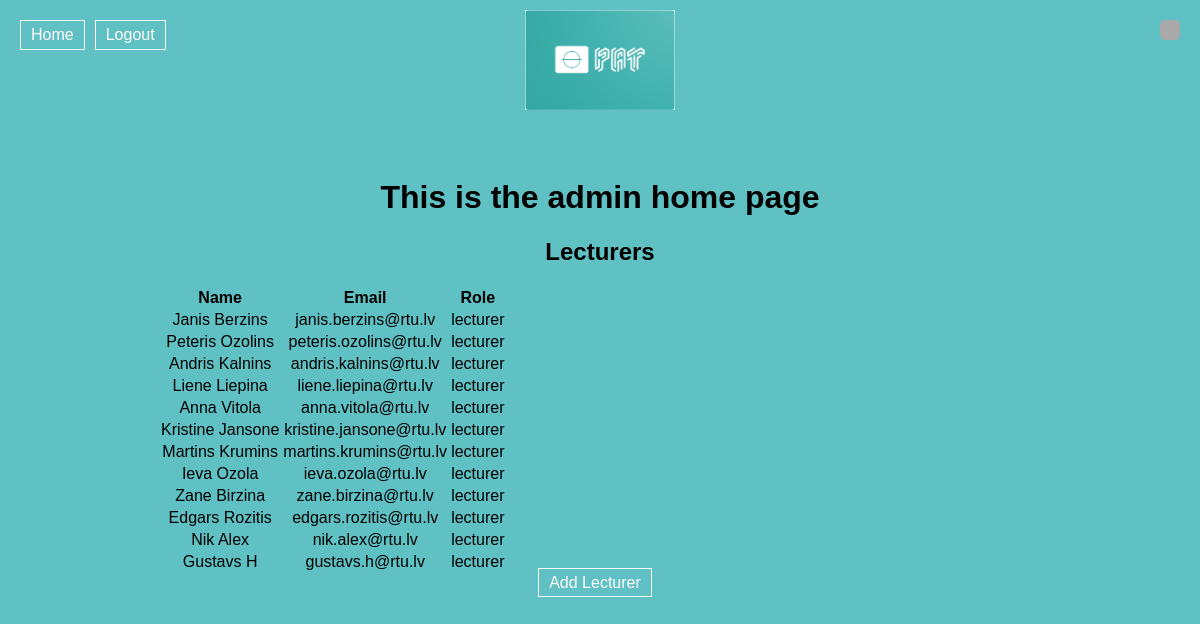
/home_admin (signed in), run on an earlier commit of the app's database.
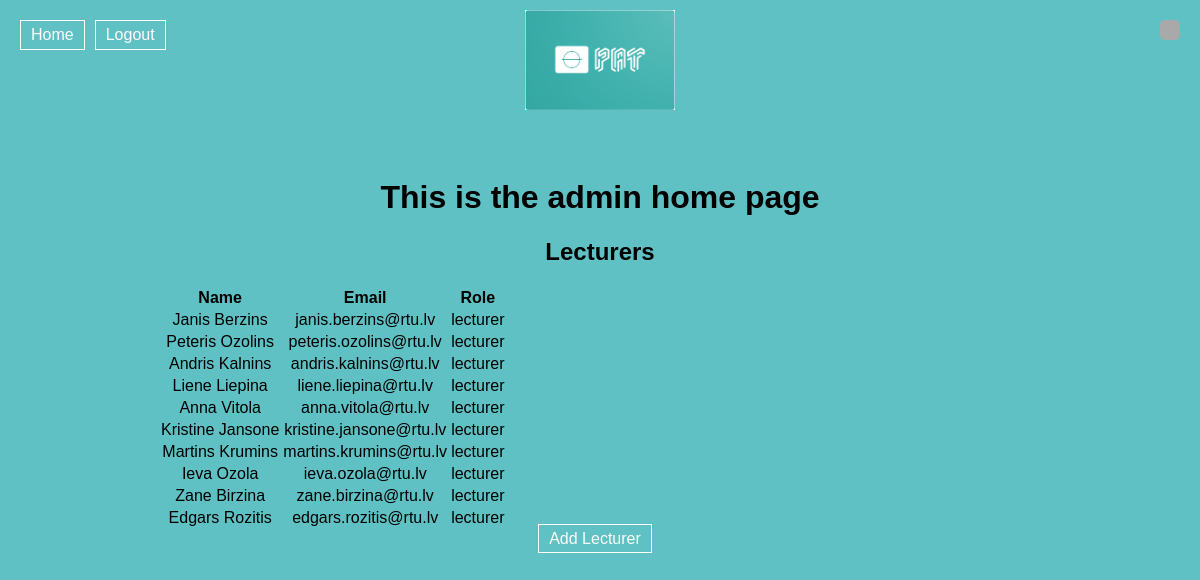
And on a later commit of the database.
### website/models.py (models this page shows)
class User(db.Model, UserMixin):
    id = db.Column(db.Integer, primary_key=True)
    email = db.Column(db.String(150), unique=True)
    password = db.Column(db.String(150))
    first_name = db.Column(db.String(150))
    role = db.Column(db.String(10), default='student')  # Possible values: admin, lecturer, student

### website/views.py (the view)
@views.route('/home_admin')
@login_required
def home_admin():
    if current_user.role == 'admin':
        db_path = 'instance/database.db'
        lecturers = get_lecturers(db_path)
        lecturers_list = [{'id': id, 'email': email, 'first_name': first_name, 'role': role}
                          for id, email, first_name, role in lecturers]
        return render_template("home_admin.html", user=current_user, lecturers=lecturers_list)
    else:
        flash("You are not authorized to access this page.", category="error")
        return redirect(url_for("views.home"))

### fetchLecturers.py (called while the page is built)
def get_lecturers(db_path):
    conn = sqlite3.connect(db_path)
    cur = conn.cursor()
    query = "SELECT id, email, first_name, role FROM user WHERE role='lecturer'"
    cur.execute(query)
    lecturers = cur.fetchall()
    conn.close()
    return lecturers

### website/__init__.py (called while the page is built)
def create_app():
    app = Flask(__name__)
    app.config['SECRET_KEY'] = 'hjshjhdjah kjshkjdhjs'
    app.config['SQLALCHEMY_DATABASE_URI'] = f'sqlite:///{DB_NAME}'
    db.init_app(app)
    from .views import views
    from .auth import auth
    app.register_blueprint(views, url_prefix='/')
    app.register_blueprint(auth, url_prefix='/')
    from .models import User
    create_database(app)
    login_manager = LoginManager()
    login_manager.login_view = 'auth.login'
    login_manager.init_app(app)
    @login_manager.user_loader
    def load_user(id):
        return User.query.get(int(id))
    return app

### website/templates/home_admin.html (shortened to what this page needs)
{% extends "base.html" %}
{% block content %}
<h1>This is the admin home page</h1>
<div class="lecturers-list">
    <h2>Lecturers</h2>
    <table>
        <thead>
            <tr>
                <th>Name</th>
                <th>Email</th>
                <th>Role</th>
            </tr>
        </thead>
        <tbody>
            {% for lecturer in lecturers %}
            <tr>
                <td>{{ lecturer.first_name }}</td>
                <td>{{ lecturer.email }}</td>
                <td>{{ lecturer.role }}</td>
            </tr>
            {% else %}
            <tr>
                <td colspan="3">No lecturers found.</td>
            </tr>
            {% endfor %}
        </tbody>
    </table>
</div>
<a href="{{ url_for('views.add_lecturer') }}" class="btn btn-primary">Add Lecturer</a>
{% endblock %}

### website/templates/base.html (shortened to what this page needs)
<!DOCTYPE html>
<html>
<head>
<img src="../static/PAT_LOGO.png" alt="My Website Logo" class="logo">
</head>
<body>
  <div class="sidebar-buttons"> {% if user.is_authenticated %}
    {% if user.role == 'admin' %}
      <a class="nav-item nav-link" id="home" href="/home_admin">Home</a>
    {% elif user.role == 'lecturer' %}
      <a class="nav-item nav-link" id="home" href="/home_lecturer">Home</a>
    {% else %}
    <a class="nav-item nav-link" id="home" href="/">Home</a>
    {% endif %}
    <a class="nav-item nav-link" id="logout" href="/logout">Logout</a>
  {% else %}
    <a class="nav-item nav-link" id="login" href="/login">Login</a>
    <a class="nav-item nav-link" id="signUp" href="/sign-up">Sign Up</a>
  {% endif %}
  </div>
  <div class="container">
    {% block content %}{% endblock %}
  </div>
  <div id="error-message" class="error-message"></div>
</body>
</html>

### website/templates/base.html (style rules this page uses)
body { background-color: rgb(95, 193, 196); display: flex; min-height: 100vh; flex-direction: column; font-family: Arial, sans-serif; }
.container { flex: 1; text-align: center; padding: 150px; }
.sidebar-buttons { position: fixed; top: 20px; left: 20px; display: flex; align-items: center; }
.sidebar-buttons a, .btn-primary { margin-right: 10px; padding: 5px 10px; border: 1px solid rgb(255, 255, 255); background-color: transparent; color: rgb(255, 250, 250); text-decoration: none; cursor: pointer; }
.logo { position: absolute; top: 0; left: 50%; transform: translateX(-50%); padding: 10px; width: 150px; height: 100px; }
.error-message { position: fixed; top: 20px; right: 20px; background-color: rgb(169, 169, 169); color: white; padding: 10px; border-radius: 5px; z-index: 10; }

What changed in the data, as far as the page shows it:
no longer on this page (row edited): User: first_name "Nik Alex", email "nik.alex@rtu.lv", role "lecturer"
no longer on this page (row edited): User: first_name "Gustavs H", email "gustavs.h@rtu.lv", role "lecturer"
